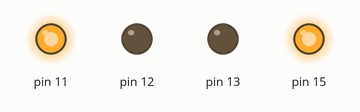
Recording of a program running on a simulated Raspberry Pi (header pin numbers). Parts: output pins drawn as LEDs (lit = HIGH). At 10.0 s the program stops and its outputs stay as they are.

Above: at 0.1 s.
At 10.1 s:
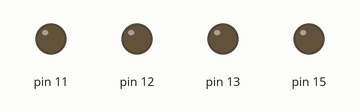
Timing chart, 0 to 11.5 s (numbered marks = the images above):
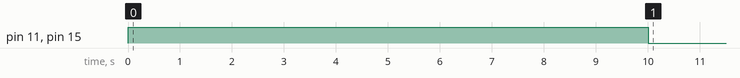

Measured:
- by itself, pin 11, pin 15: LOW → HIGH at 0.00 s, → LOW 10.0 s later

The program:

test.py
```python
import time
import RPi.GPIO as GPIO

GPIO.setmode(GPIO.BOARD)

# Motor #1
GPIO.setup(11, GPIO.OUT)
GPIO.setup(12, GPIO.OUT)

# Motor #2
GPIO.setup(13, GPIO.OUT)
GPIO.setup(15, GPIO.OUT)

# Motor # 1
GPIO.output(12, GPIO.LOW)
GPIO.output(11, GPIO.HIGH)

# Motor # 2
GPIO.output(15, GPIO.HIGH)
GPIO.output(13, GPIO.LOW)

# Wait 2.5 seconds
time.sleep(10)

# Reset all the GPIO pins by setting them to LOW
GPIO.output(11, GPIO.LOW)
GPIO.output(12, GPIO.LOW)
GPIO.output(13, GPIO.LOW)
GPIO.output(15, GPIO.LOW)
```
